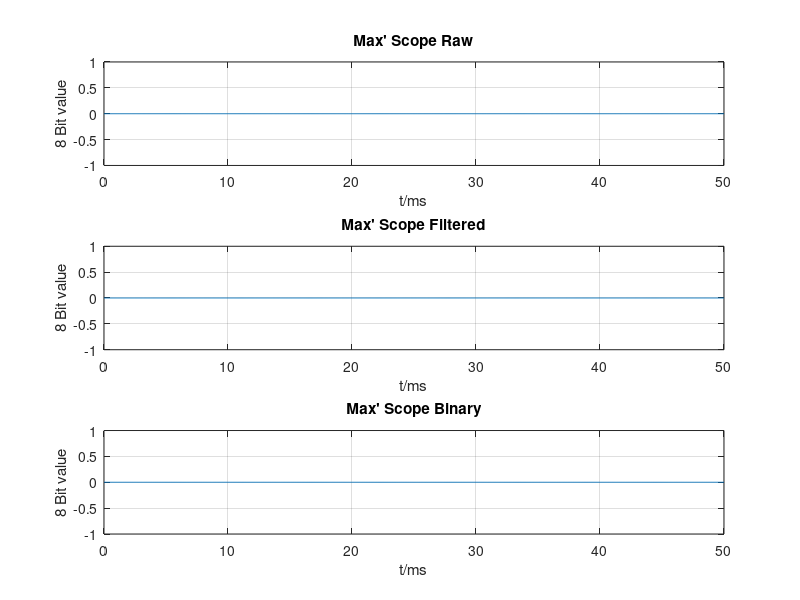

Write MATLAB code to recreate this figure. (Note: this script raises an error after producing the figure.)
%%%%%%%%%%%%%%%%%%%%%%%%%%%%%%%%%%%%%%%%%%%%%%%%%%%%%%%%%%%%%%%
% Author:       S3xm3x
% Date:         08.03.2017
% File:         osci.m
%%%%%%%%%%%%%%%%%%%%%%%%%%%%%%%%%%%%%%%%%%%%%%%%%%%%%%%%%%%%%%%

	%%%%%%%%%%%%%%%%%%%%%%%%%%%%%%%%%%%%%%%%%%%%%%%%%%%%%%%
        % Vars
        %%%%%%%%%%%%%%%%%%%%%%%%%%%%%%%%%%%%%%%%%%%%%%%%%%%%%%%
		
		samp_rate = 25e3			% Hertz
		refresh_rate =	0.05			% Seconds 
		PRE = 1					% Downsampling rate of the write function
		N = samp_rate*refresh_rate/PRE		% Number of samples
		fileRaw = 'raw.csv'
		fileFiltered = 'filtered.csv'	
		fileBinary = 'binary.csv'	
		n = 1;					% Additional decimation if necessary		
		slowMode = true;	

	%%%%%%%%%%%%%%%%%%%%%%%%%%%%%%%%%%%%%%%%%%%%%%%%%%%%%%%
        % Readout and plot
        %%%%%%%%%%%%%%%%%%%%%%%%%%%%%%%%%%%%%%%%%%%%%%%%%%%%%%%
				
		offset = 0;
		C0 = 0;
		C1 = 0;
		t = linspace(0,refresh_rate*1e3,N/n);	
		M1 = zeros(1,N);
		P1 = M1(1:n:end);
		M2 = zeros(1,N);
		P2 = M2(1:n:end);
		M3 = zeros(1,N);
		P3 = M3(1:n:end);

		f = figure;
		%gp = uibuttongroup (f, "Position", [ 0 0.5 1 1])
		%b1 = uicontrol (gp, "style", "radiobutton", ...
                %"string", "Choice 1", ...
                %"Position", [ 10 150 100 50 ]);
		
		osciRaw = subplot(3,1,1);		% Generate subplots
		plot(t,P1);
		grid on;
		xlabel('t/ms');
		ylabel('8 Bit value');
		title('Max'' Scope Raw');
		osciFilt = subplot(3,1,2);
		plot(t,P2);
		grid on;
		xlabel('t/ms');
		ylabel('8 Bit value');
		title('Max'' Scope Filtered');
		osciBin = subplot(3,1,3);
		plot(t,P3);
		grid on;
		xlabel('t/ms');
		ylabel('8 Bit value');
		title('Max'' Scope Binary');
		sum=0;
		minRaw = 0;
		maxRaw = 0;
		minFiltered = 0;
		maxFiltered = 0;
		
		while (length(M1) >= N)							% Update plot in regular walls
			R0 = offset * N;
			R1 = offset * N + N - 1;
			M1 = dlmread(fileRaw,',',[R0,C0,R1,C1]);
			P1 = M1(1 : n : end);						% Decimate!
			M2 = dlmread(fileFiltered,',',[R0,C0,R1,C1]);
			P2 = M2(1 : n : end);						% Decimate!
			M3 = dlmread(fileBinary,',',[R0,C0,R1,C1]);
			P3 = M3(1 : n : end);
			if( (minRaw_t=min(P1)) < minRaw)				% Adjust the axis of the subplots
				minRaw = minRaw_t;
			end
			if( (maxRaw_t=max(P1)) > maxRaw)
				maxRaw = maxRaw_t;	
			end
			if( (minFiltered_t=min(P2)) < minFiltered)			
				minFiltered = minFiltered_t;
			end
			if( (maxFiltered_t=max(P2)) > maxFiltered)
				maxFiltered = maxFiltered_t;		
			end
			set(findobj(osciRaw, 'type', 'line'), 'xdata', t, 'ydata', P1);	% Actual updating 
			set(findobj(osciFilt, 'type', 'line'), 'xdata', t, 'ydata', P2); 
			set(findobj(osciBin, 'type', 'line'), 'xdata', t, 'ydata', P3); 
			axis(osciRaw,[0 refresh_rate*1e3 minRaw maxRaw]);		% Actual axis adjustment
			axis(osciFilt,[0 refresh_rate*1e3 minFiltered maxFiltered]);
			axis(osciBin,[0 refresh_rate*1e3 0 1.1]);
			offset = offset + 1;
			sum=sum+length(P2);
			if (slowMode)
				w = waitforbuttonpress;
			else
				pause(refresh_rate);			
			end
		end
